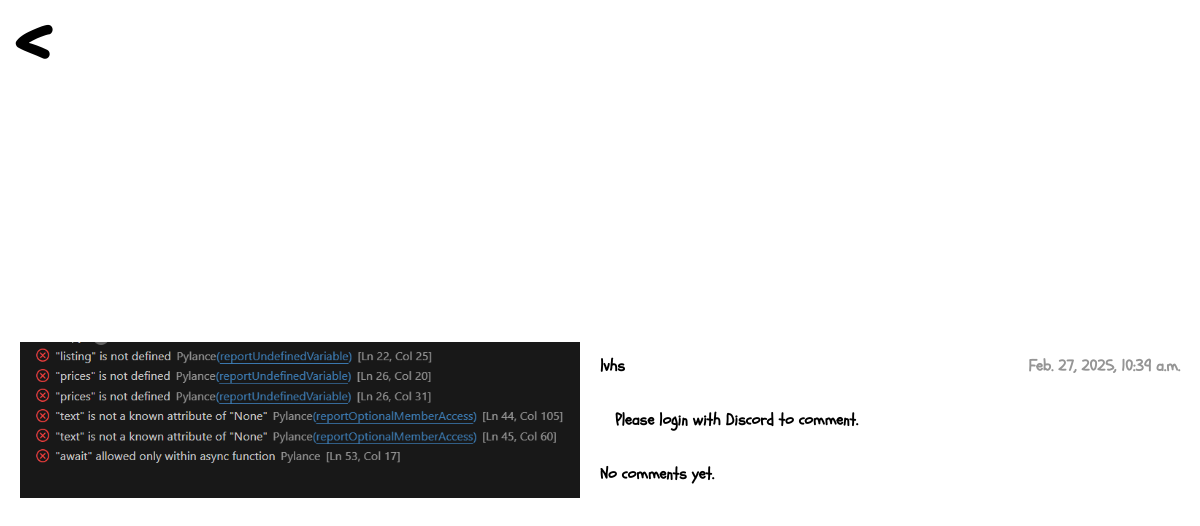
The app's page /5/ with its own data.
### mim/models.py (models this page shows, shortened)
class MIM(models.Model):
    meme_id = models.AutoField(primary_key=True)
    user = models.ForeignKey(User, on_delete=models.CASCADE)
    file = models.FileField(upload_to='memes/')
    uploaded_at = models.DateTimeField(auto_now_add=True)
    likes = models.IntegerField(default=0)
    dislikes = models.IntegerField(default=0)
    description = models.TextField(blank=True, null=True)
    avatar = models.URLField(max_length=200, blank=True, null=True)

### mim/views.py (the view, shortened to what this page needs)
# urls.py: path('<int:meme_id>/', views.meme_detail, name='meme_detail'),
def meme_detail(request, meme_id):
    meme = MIM.objects.get(meme_id=meme_id)
    file_path = meme.file.path
    is_video = meme.file.name.lower().endswith('.mp4')
    width, height = get_meme_dimensions(file_path) if os.path.exists(file_path) else (0, 0)
    format_class = 'square'
    if width > 0 and height > 0:
        aspect_ratio = width / height
        if aspect_ratio > 4:
            format_class = 'wide-low'
        else:
            if aspect_ratio > 1.2:
                format_class = 'horizontal-image'
            elif aspect_ratio < 0.8:
                format_class = 'vertical-image'
            else:
                format_class = 'square'
    if request.method == 'POST':
        if not request.user.is_authenticated:
            return redirect('/login/discord/?next=' + request.path)
        form = CommentForm(request.POST)
        if form.is_valid():
            comment = form.save(commit=False)
            comment.meme = meme
            comment.user = request.user
            try:
                social = request.user.social_auth.filter(provider='discord').first()
                if social:
                    discord_data = social.extra_data
                    user_id = discord_data.get('id')
                    avatar_hash = discord_data.get('avatar')
                    print(f"Discord data: {discord_data}")
                    if user_id and avatar_hash:
                        comment.avatar = f"https://cdn.discordapp.com/avatars/{user_id}/{avatar_hash}.png?size=128"
                    else:
                        comment.avatar = ''
                else:
                    print("No Discord social auth found for user")
                    comment.avatar = ''
            except Exception as e:
                print(f"Error fetching avatar: {e}")
                comment.avatar = ''
            comment.save()
            return redirect('mim:meme_detail', meme_id=meme_id)
    else:
        form = CommentForm()
    comments = Comment.objects.filter(meme=meme).order_by('-created_at')
    return render(request, 'mim/mim_info.html', {'meme': meme, 'format_class': format_class, 'form': form, 'comments': comments})

### mim/views.py (called while the page is built)
def get_meme_dimensions(file_path):
    try:
        if file_path.lower().endswith('.mp4'):
            cap = cv2.VideoCapture(file_path)
            width = int(cap.get(cv2.CAP_PROP_FRAME_WIDTH))
            height = int(cap.get(cv2.CAP_PROP_FRAME_HEIGHT))
            cap.release()
        else:
            with Image.open(file_path) as img:
                width, height = img.size
        return width, height
    except Exception as e:
        logger.error(f"Error getting dimensions for {file_path}: {e}")
        return 0, 0

### mim/templates/mim/mim_info.html (shortened to what this page needs)
{% extends "mim/base.html" %}
{% load static %}
{% block content %}
    <div class="page" id="page">
        <main class="main mim-info">
            <p><a href="{% url 'mim:memes' %}" id="back-to-memes"><</a></p>
            <div class="mim_info">
                <div class="mim-detail-container">
                    {% if meme.file.name|lower|slice:"-4:" == '.mp4' %}
                        <div class="mim-info-mp4 {{ format_class }}">
                            <video autoplay loop muted class="mp4" style="width: 100%; height: 100%;">
                                <source src="{{ meme.file.url }}" type="video/mp4">
                            </video>
                        </div>
                    {% else %}
                        <div class="mim-info-img {{ format_class }}">
                            <img src="{{ meme.file.url }}" alt="can't be loaded" class="img" style="width: 100%; height: 100%;">
                        </div>
                    {% endif %}
                    <div class="meme-info">
                        <div class="info-static">
                            <div class="info-author">
                                <p class="static-author">{{ meme.user.username }}</p>
                                <p class="static-time">{{ meme.uploaded_at }}</p>
                            </div>
                        </div>
                        <div class="pers-comment">
                            {% if user.is_authenticated %}
                            <form method="post" id="comment-form">
                                {% csrf_token %}
                                <input type="text" name="content" placeholder="Write a comment..." class="comment-input" required>
                                <button type="submit" class="post-button">Post</button>
                            </form>
                        {% else %}
                            <p>Please <a href="{% url 'social:begin' 'discord' %}">login with Discord</a> to comment.</p>
                        {% endif %}
                        </div>
                        {% for comment in comments %}
                            <p class="comment-text">
                                {% if comment.avatar %}
                                    <img src="{{ comment.avatar }}" alt="" style="width: 30px; height: 30px; border-radius: 50%; vertical-align: middle;">
                                {% else %}
                                    <img src="{% static 'img/like3.png' %}" alt="" style="width: 30px; height: 30px; vertical-align: middle;">
                                {% endif %}
                                <strong>{{ comment.user.username }}</strong> {{ comment.content }}
                            </p>
                            {% if comment.admin_note %}
                                <p style="color: red; margin-left: 15px; font-size: 12px;">* {{ comment.admin_note }}</p>
                            {% endif %}
                        {% empty %}
                            <p>No comments yet.</p>
                        {% endfor %}
                    </div>
                </div>
            </div>
        </main>
    </div>
{% endblock %}

### static/css/styles.css (style rules this page uses)
*, *::before, *::after { padding: 0; margin: 0; border: 0; box-sizing: border-box; }
body, h1, h2, h3, h4, p, ul[class], ol[class], li, figure, figcaption, blockquote, dl, dd { margin: 0; }
body { scroll-behavior: smooth; text-rendering: optimizeSpeed; line-height: 1.5; }
html, body { height: 100%; }
a:not([class]) { text-decoration-skip-ink: auto; }
img { max-width: 100%; display: block; }
body { font-family: 'main'; font-weight: 700; font-style: normal; }
a { text-decoration: none; color: black; }
.page { min-height: 100%; display: flex; flex-direction: column; }
.main { flex: 1 1 auto; display: flex; justify-content: center; width: 100%; min-height: 100vh; position: relative; }
.mim-detail-container { display: flex; flex-direction: row; align-items: center; justify-content: center; gap: 20px; width: 100%; height: 100%; margin: 0 auto; padding: 20px; }
.mim-info-mp4, .mim-info-img { display: flex; justify-content: center; align-items: center; }
.mim-info-mp4.horizontal-video, .mim-info-img.horizontal-image { max-width: 1400px; height: auto; object-fit: contain; }
.meme-info { flex: 0 0 50%; display: flex; flex-direction: column; text-align: left; }
.main.mim-info { display: block; }
.mim_info { display: flex; align-items: center; justify-content: center; }

### static/css/comments.css (style rules this page uses)
#back-to-memes { position: absolute; left: 0; top: 0; font-weight: 700; font-size: 80px; line-height: 1; margin-left: 15px; }
.mim-info { display: flex; align-items: center; justify-content: center; height: 100vh; width: 100%; }
.meme-info { display: flex; justify-content: center; width: 100%; height: 100vh; align-items: start; gap: 30px; }
.info-static { display: flex; flex-direction: column; width: 100%; gap: 20px; }
.info-author { display: flex; flex-direction: row; justify-content: space-between; width: 100%; }
.static-author { display: flex; }
.static-time { color: rgb(149, 149, 149); }
.pers-comment { margin-left: 15px; }

### records on screen
MIM: file (picture), user.username "lvhs", uploaded_at "Feb. 27, 2025, 10:39 a.m."
